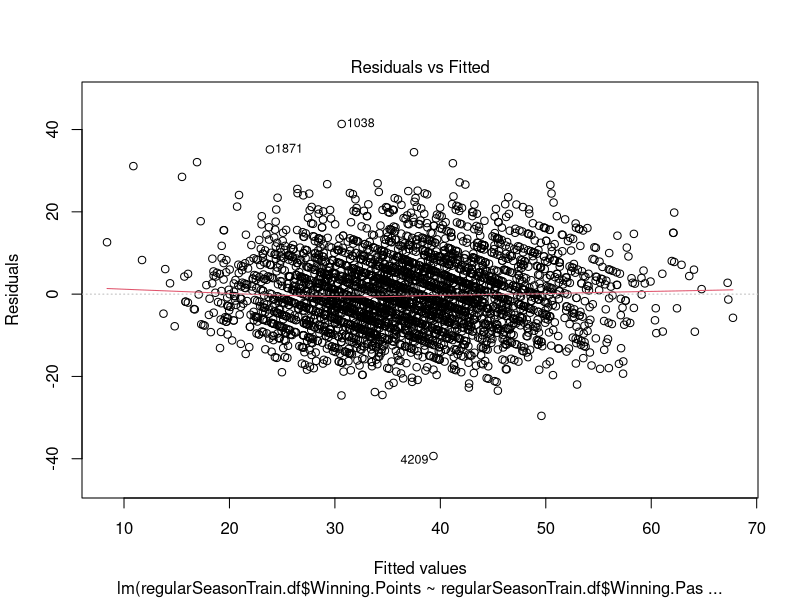
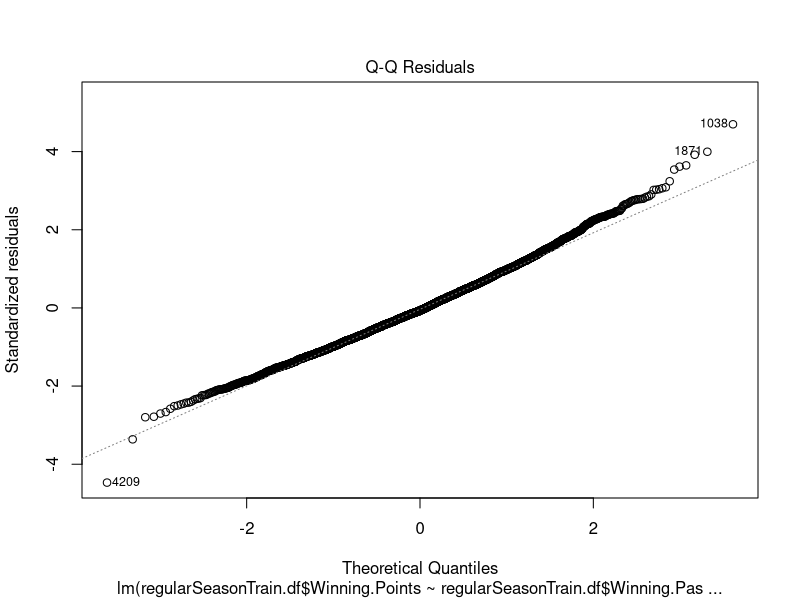
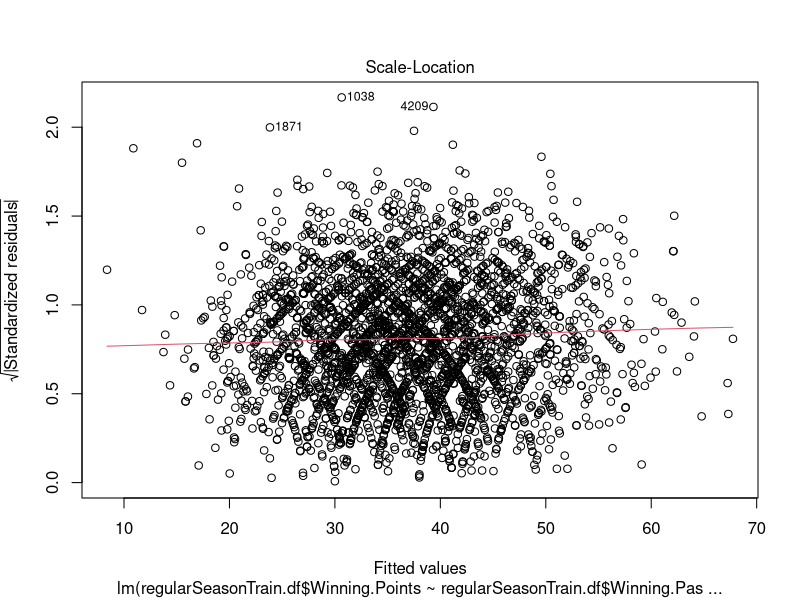
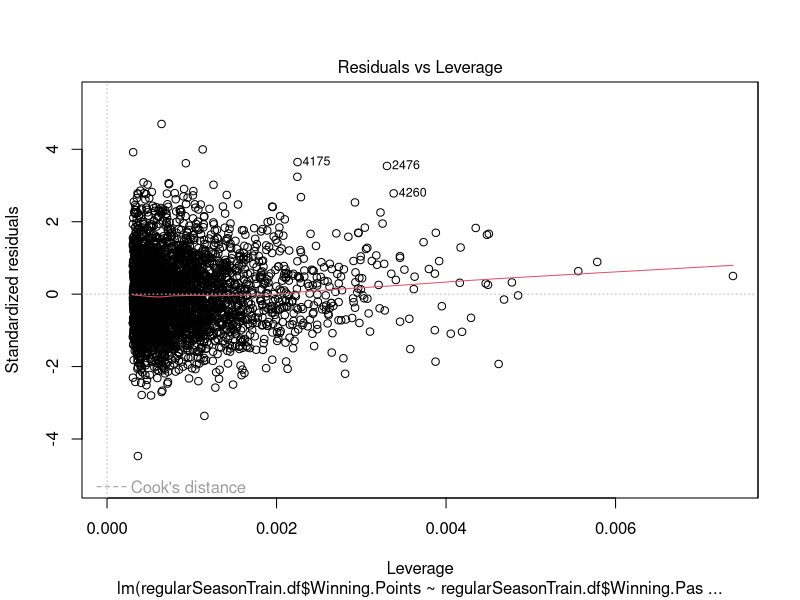
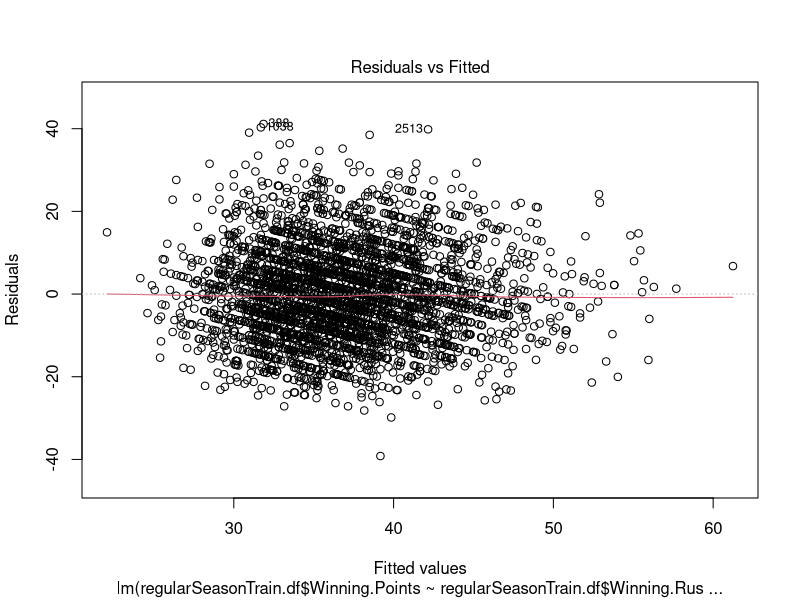
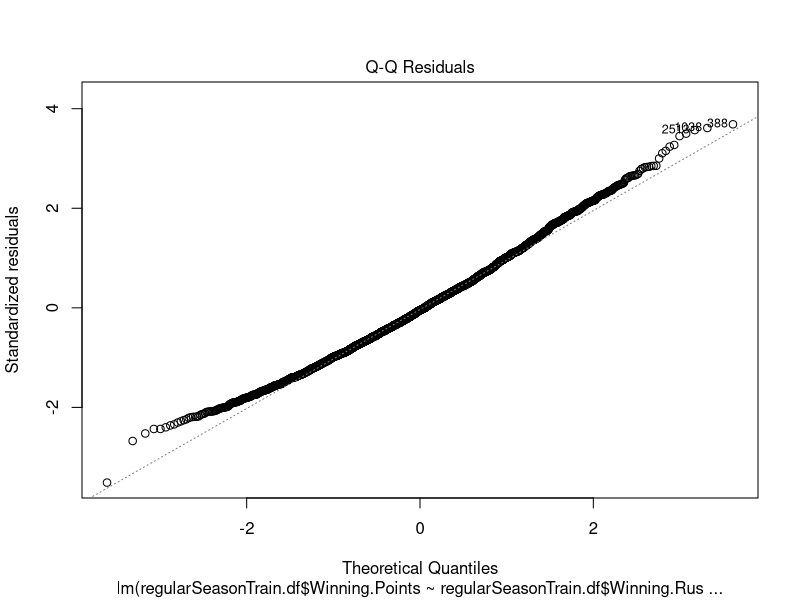
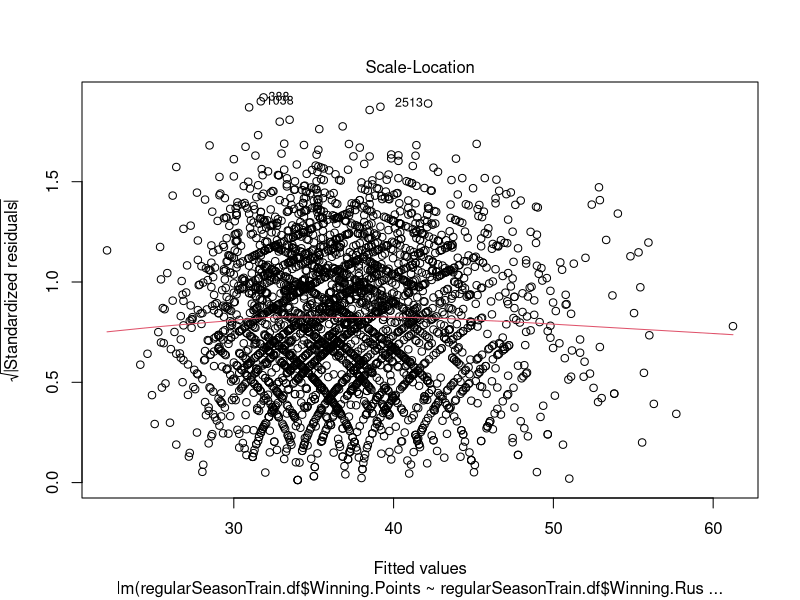
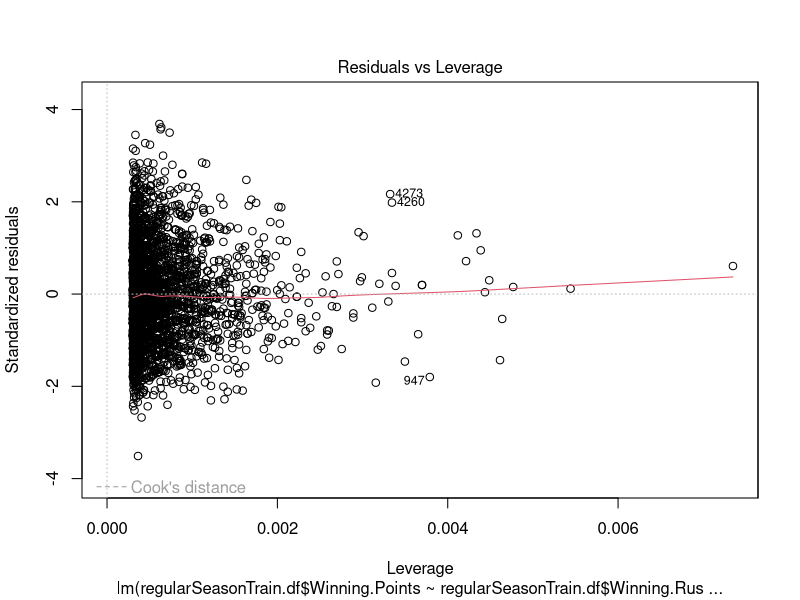

The R script that drew these images, in order:
#set working directory to correct folder
setwd("/users/keefeseanc/desktop")
#read csv file into data frame
cfb.df <- read.csv("CFB 2011 2016 - Sheet1.csv", header = TRUE)
#create data frame of only bowl games
bowlGames.df <- subset(cfb.df, Week == 'Bowl')
#create data of regular season(exclude bowl games - include conference champs)
regularSeason.df <- subset(cfb.df, Week != 'Bowl')
#create regular season testing data
ind <- sample(1:nrow(regularSeason.df), size=0.2*nrow(regularSeason.df))
regularSeasonTest.df <- regularSeason.df[ind,]
#check size of test set
dim(regularSeasonTest.df)
#create training data
regularSeasonTrain.df <- regularSeason.df[-ind,]
#check size of train set
dim(regularSeasonTrain.df)
#split the total data into yearly data for further analysis
str(cfb.df)
#build a model
#compare pash, rush, and penalty yards to points for winning team
lmWin <- lm(regularSeasonTrain.df$Winning.Points ~ regularSeasonTrain.df$Winning.Pass.Yards + regularSeasonTrain.df$Winning.Rush.Yards - regularSeasonTrain.df$Winning.Pen.Yards, data = regularSeasonTrain.df)
#examine the model
summary(lmWin)
#more examining
str(summary(lmWin))
#take a look at a graph
plot(lmWin)
#different models
lmWinPointsPass<-lm(regularSeasonTrain.df$Winning.Points ~ regularSeasonTrain.df$Winning.Pass.Yards, data = regularSeasonTrain.df)
lmWinPointsRush <- lm(regularSeasonTrain.df$Winning.Points ~ regularSeasonTrain.df$Winning.Rush.Yards, data = regularSeasonTrain.df)
#check out the model for rushing yards
str(lmWinPointsRush)
summary(lmWinPointsRush)
#model examination for passing yards
summary(lmWinPointsPass)
#plot it
plot(lmWinPointsRush)
plot(lmWinPointsPass)
#R values from regression weren't very convincing
#lets do some clustering
library(ggplot2)
library(cluster)
points.df<- subset(cfb.df[,c(9,30)])
#Lets look at point in a heatmap
ggplot(points.df, aes(points.df$Winning.Points, points.df$Losing.Points)) + geom_bin2d()
#Looks like a real hot spot around 30-35 points for each team
#also looks like there are a couple of anomalys 
cluster<- kmeans(points.df, centers =4)
clusplot(points.df, cluster$cluster, color = TRUE, shade = TRUE)
#slightly more interesting
#lets increase the clusters
cluster <- kmeans(points.df, centers=10)
clusplot(points.df, cluster$cluster, color = TRUE, shade = TRUE)
#not super helpful, the first one was better
#lets do some more clusterings
#what does vegas think the score will be?
#what is the actual score?
#should we play the over/under or spread?
scoring.df<- subset(cfb.df[,c(9,12,30,33,50)])
str(scoring.df)
scoring.df<-na.omit(scoring.df)
ggplot(scoring.df, aes(scoring.df$O.U.Total, scoring.df$Winning.Points+scoring.df$Losing.Points)) + geom_point()
oucluster <- kmeans(scoring.df, centers = 3)
clusplot(scoring.df, oucluster$cluster, color = TRUE)
#looks like the total points form three nice clusters
#lets look at the spreads
ggplot(scoring.df, aes(scoring.df$Winning.Points, scoring.df$Winning.Spread)) + geom_point()
ggplot(scoring.df, aes(scoring.df$Losing.Points, scoring.df$Losing.Spread)) + geom_point()
ggplot(scoring.df, aes(scoring.df$Winning.Spread, scoring.df$Losing.Spread)) + geom_point()
#This might be a good regression candidate
#Lets take another look at points scored and the prediction
ggplot(scoring.df, aes(scoring.df$O.U.Total, scoring.df$Winning.Points+scoring.df$Losing.Points)) + geom_point()
mod<-lm(scoring.df$Winning.Points+scoring.df$Losing.Points ~ scoring.df$O.U.Total, data = scoring.df)
summary(mod)
#Doesn't look like vegas is very good. Can we take advantage? 
plot(scoring.df$O.U.Total, scoring.df$Winning.Points+scoring.df$Losing.Points, main = "Actual score vs Vegas Total", xlab = "Vegas total", ylab = "Actual Total" )
abline(mod)
scoring.df$Actual.Total <- scoring.df$Winning.Points+scoring.df$Losing.Points
hist(scoring.df$O.U.Total)
hist(scoring.df$Actual.Total)
#doesnt look promising